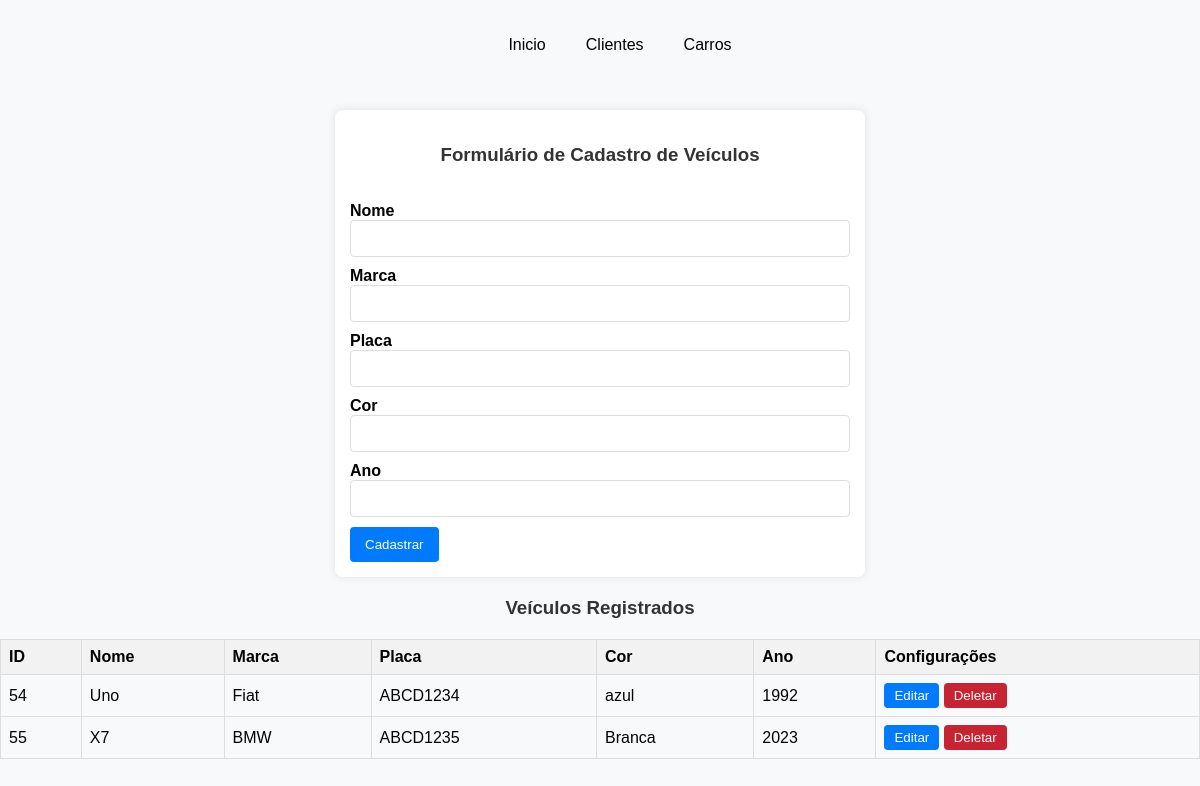
The page /core/carros on the database as committed earlier.
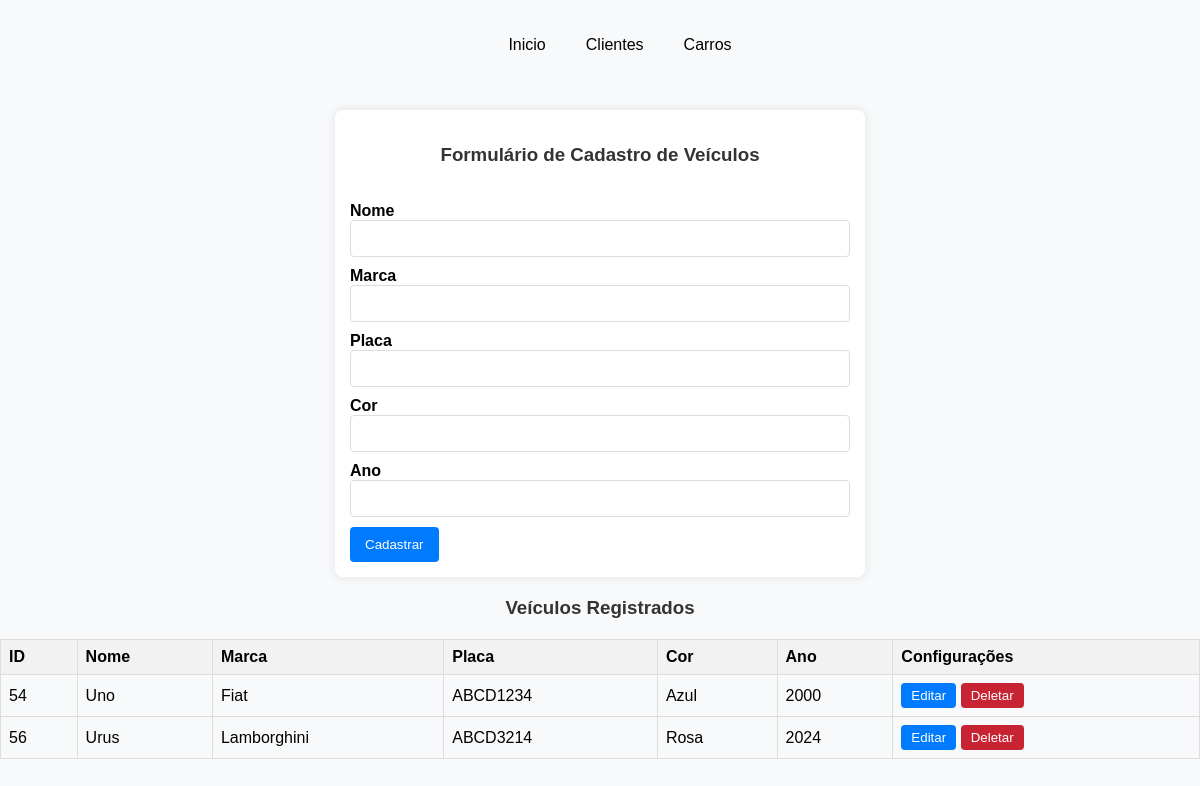
The same page on the database as committed later.
### core/models.py (models this page shows, shortened)
class Carro(models.Model):
    nome = models.CharField(max_length=50, null=False, default="")
    marca = models.CharField(max_length=100, null=False, default="")
    placa = models.CharField(max_length=8, null=False, default="")
    cor = models.CharField(max_length=20, null=False, default="")
    ano = models.IntegerField(null=False)
    cliente = models.ForeignKey(to='core.Cliente', on_delete=models.CASCADE, null=True)

### core/views.py (the view)
# urls.py: path('carros', views.homeCarros, name="homeCarros"),
def homeCarros(request):
  carros = Carro.objects.all()
  return render (request, "carros.html", {'carros': carros})

### core/static/templates/carros.html (shortened to what this page needs)
{% extends 'base.html' %}
{% block body %}
<div class="formulario">
  <form name="formulario-cadastro" action="{% url 'salvar' %}" method="post">
    <h3>Formulário de Cadastro de Veículos</h3>
    <br>
    <label for="nome"><strong>Nome</strong></label>
    <input type="text" name="nome" required>
    <label for="marca"><strong>Marca</strong></label>
    <input type="text" name="marca" required>
    <label for="placa"><strong>Placa</strong></label>
    <input type="text" name="placa" required>
    <label for="cor"><strong>Cor</strong></label>
    <input type="text" name="cor" required>
    <label for="ano"><strong>Ano</strong></label>
    <input type="text" name="ano" required>
    <button type="submit">Cadastrar</button>
  </form>
</div>
<div class="Tabela">
  <h3>Veículos Registrados</h3>
  <table>
    <thead>
      <tr>
        <th>ID</th>
        <th>Nome</th>
        <th>Marca</th>
        <th>Placa</th>
        <th>Cor</th>
        <th>Ano</th>
        <th>Configurações</th>
      </tr>
    </thead>
    <tbody>
      {% for carro in carros %}
      <tr>
        <td>{{ carro.id }}</td>
        <td>{{ carro.nome }}</td>
        <td>{{ carro.marca }}</td>
        <td>{{ carro.placa }}</td>
        <td>{{ carro.cor }}</td>
        <td>{{ carro.ano }}</td>
        <td>
          <a href="{% url 'editarCarro' carro.id %}">
            <button class="botoes" id="editar">Editar</button>
          </a>
          <a href="{% url 'delete' carro.id %}">
            <button class="botoes" id="deletar">Deletar</button>
          </a>
        </td>
      </tr>
      {% endfor %}
    </tbody>
  </table>
</div>
{% endblock %}

### core/static/templates/base.html (shortened to what this page needs)
{% load static %}
<!DOCTYPE html>
<html lang="en">
<head>
  <link rel="stylesheet" href="{% static 'css/base.css' %}">
  <link rel="stylesheet" href="{% static 'css/general.css' %}">
</head>
<body>
  <nav>
    <ul>
      <li><a href="{% url 'home' %}">Inicio</a></li>
      <li><a href="{% url 'homeClientes' %}">Clientes</a></li>
      <li><a href="{% url 'homeCarros' %}">Carros</a></li>
    </ul>
  </nav>
  <section class="home-section">
    {% block body %}
    {% endblock %}
  </section>
</body>
</html>

### core/static/css/base.css (style rules this page uses)
body { font-family: Arial, sans-serif; margin: 0; padding: 0; background-color: #f8f9fa; }
h1, h3 { text-align: center; color: #333; }
a { color: #007bff; text-decoration: none; }
nav { padding: 10px; }
nav ul { display: flex; list-style-type: none; justify-content: center; }
nav li { margin: 10px; }
nav a { color: rgb(0, 0, 0); padding: 5px 10px; }
table { border-collapse: collapse; width: 100%; text-align: left; margin: 20px 0; }
th, td { border: 1px solid #ddd; padding: 8px; }
thead tr { background-color: #f2f2f2; }
.botoes { color: #fff; border: none; padding: 5px 10px; border-radius: 4px; cursor: pointer; }
#editar { background-color: #007bff; }
#deletar { background-color: #c82333; }
form { max-width: 500px; margin: 20px auto; padding: 15px; background-color: #fff; border-radius: 8px; box-shadow: 0 0 10px rgba(0, 0, 0, 0.1); }
form input[type="text"] { width: calc(100% - 22px); padding: 10px; margin-bottom: 10px; border: 1px solid #ddd; border-radius: 4px; }
form button { padding: 10px 15px; background-color: #007bff; color: white; border: none; border-radius: 4px; cursor: pointer; }

### core/static/css/general.css (style rules this page uses)
:root { --primary-color: #007bff; --primary-hover-color: #0056b3; --secondary-color: #333; --background-color: #f8f9fa; --border-color: #ddd; --error-color: #c82333; --error-hover-color: #a40918; --link-color: #007bff; --link-hover-color: #0056b3; --font-family: Arial, sans-serif; --font-size-base: 16px; --heading-color: #333; --spacing-small: 5px; --spacing-medium: 10px; --spacing-large: 20px; --border-radius: 4px; }

Rows that differ between the two databases and show on the page:
removed Carro: id "55", nome "X7", marca "BMW", placa "ABCD1235", cor "Branca", ano "2023"
changed Carro "Uno": cor "azul" → "Azul"; ano "1992" → "2000"
added Carro: id "56", nome "Urus", marca "Lamborghini", placa "ABCD3214", cor "Rosa", ano "2024"
